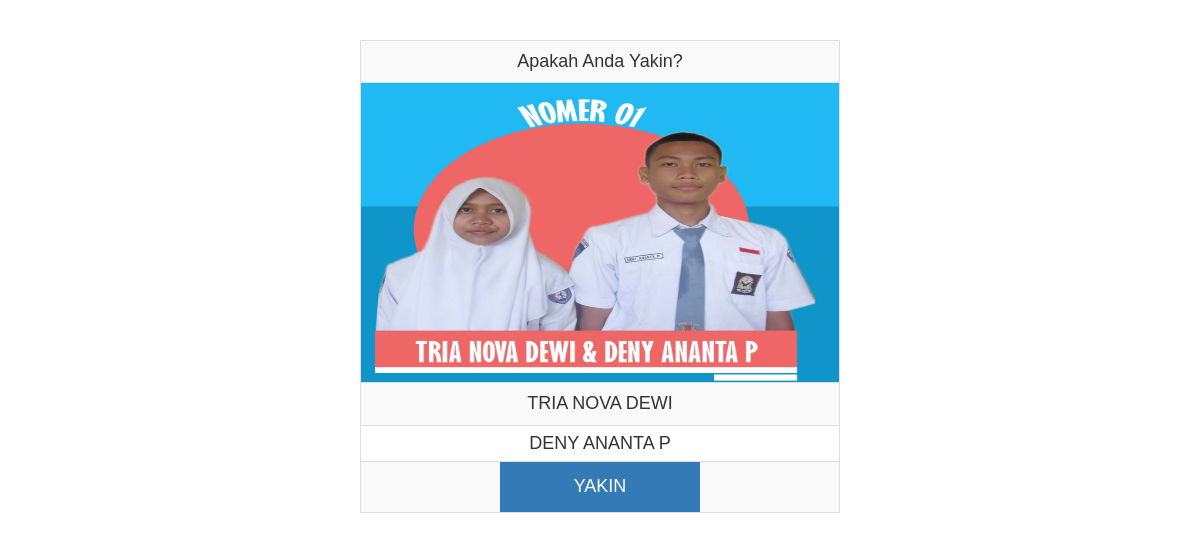
The app's page /yakin.php?id=1 with its own data.
### tables this page shows
CREATE TABLE IF NOT EXISTS `calon` (
  `id` int(10) NOT NULL AUTO_INCREMENT,
  `nomor_urut` int(10) NOT NULL,
  `nama_ketua` varchar(100) NOT NULL,
  `nama_wakil` varchar(100) NOT NULL,
  `foto` varchar(100) NOT NULL,
  `suara` int(255) NOT NULL,
  PRIMARY KEY (`id`)
);

### yakin.php (the view, shortened to what this page needs)
<?php require_once('Connections/koneksi.php');
?>
<?php
if (!function_exists("GetSQLValueString")) {
function GetSQLValueString($theValue, $theType, $theDefinedValue = "", $theNotDefinedValue = "")
{
  $theValue = function_exists("mysql_real_escape_string") ? mysql_real_escape_string($theValue) : mysql_escape_string($theValue);
  switch ($theType) {
    case "long":
    case "int":
      $theValue = ($theValue != "") ? intval($theValue) : "NULL";
      break;
  }
  return $theValue;
}
}
$editFormAction = $_SERVER['PHP_SELF'];
if (isset($_SERVER['QUERY_STRING'])) {
  $editFormAction .= "?" . htmlentities($_SERVER['QUERY_STRING']);
}
$colname_rs_yakin = "-1";
if (isset($_GET['id'])) {
  $colname_rs_yakin = $_GET['id'];
}
$query_rs_yakin = sprintf("SELECT * FROM calon WHERE id = %s", GetSQLValueString($colname_rs_yakin, "int"));
$rs_yakin = mysql_query($query_rs_yakin, $koneksi) or die(mysql_error());
$row_rs_yakin = mysql_fetch_assoc($rs_yakin);
?>
<!DOCTYPE html PUBLIC "-//W3C//DTD XHTML 1.0 Transitional//EN" "http://www.w3.org/TR/xhtml1/DTD/xhtml1-transitional.dtd">
<html xmlns="http://www.w3.org/1999/xhtml">
<head>
<link href="css/bootstrap.css" rel="stylesheet" type="text/css" />
</head>
<body>
<form action="<?php echo $editFormAction; ?>" method="post" name="form1" id="form1">
    <p>&nbsp; </p>
  <div align="center">
    <table width="40%" height="300" border="0" style="" class="table-bordered table-striped" style="margin: 40px; display: inline-table; font-size: 18px; margin-bottom: 50px;">
      <tr>
        <td height="42" colspan="2"><div align="center">Apakah Anda Yakin?</div></td>
      </tr>
      <tr>
        <td height="300" colspan="2"><img src="gambar/<?php echo $row_rs_yakin['foto']; ?>" height="100%" width="100%"/></td>
      </tr>
      <tr>
        <td width="50%" height="43"><div align="center"><?php echo $row_rs_yakin['nama_ketua']; ?></div></td>
      </tr>
      <tr>
        <td height="36"><div align="center"><?php echo $row_rs_yakin['nama_wakil']; ?></div></td>
      </tr>
      <tr>
        <td colspan="2"><div align="center" style="height: 100%">
          <input type="submit" name="button" id="pilih" value="YAKIN" class=" btn-primary" style=" border: none; height: 50px; width: 200px;" />
        </div></td>
      </tr>
    </table>
  </div>
</form>
<p>&nbsp;</p>
</body>
</html>

### records on screen
calon: foto (picture), nama_ketua "TRIA NOVA DEWI", nama_wakil "DENY ANANTA P"
